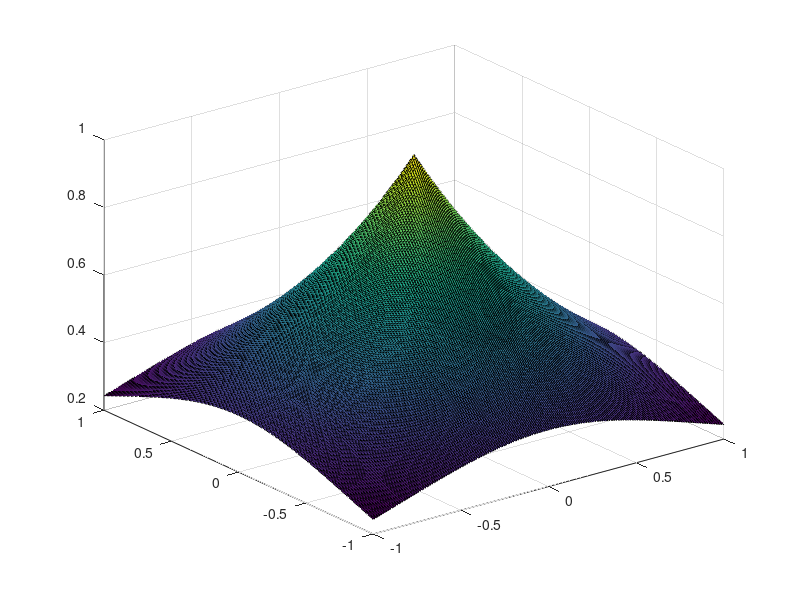

Here is the MATLAB script that generated this plot:
% Programa 5

x = [-1:0.01:1];
n = size(x,2);
a = ones(n,1);

X = a * x;
Y = X';

Z = exp(-sqrt(X.^2 + Y.^2));

surf(X, Y, Z)